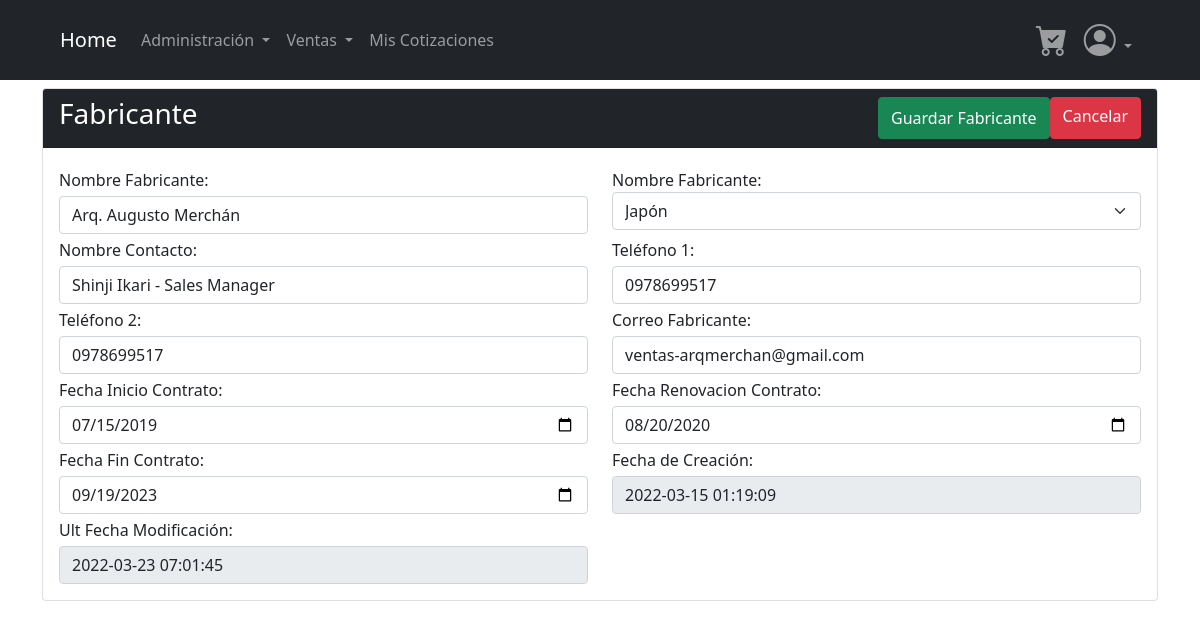
/views/Fabricante/ShowFabricante.php?id=2&action=edit, run on the app's committed database.
### tables this page shows
CREATE TABLE `neg_fabricante` (
  `id` int(11) NOT NULL AUTO_INCREMENT,
  `id_pais` int(11) DEFAULT NULL,
  `nombre_fabricante` varchar(100) DEFAULT NULL,
  `nombre_contacto` varchar(100) DEFAULT NULL,
  `telefono1` varchar(20) DEFAULT NULL,
  `telefono2` varchar(20) DEFAULT NULL,
  `correo_fabricante` varchar(100) DEFAULT NULL,
  `fecha_inicio_contrato` date DEFAULT NULL,
  `fecha_renovacion_contrato` date DEFAULT NULL,
  `fecha_fin_contrato` date DEFAULT NULL,
  `dir_logo` varchar(200) DEFAULT NULL,
  `estado` varchar(2) DEFAULT NULL,
  `fecha_creacion` datetime DEFAULT NULL,
  `fecha_modificacion` datetime DEFAULT NULL,
  `user_modificacion` int(11) DEFAULT NULL,
  PRIMARY KEY (`id`),
  KEY `id_pais` (`id_pais`),
  KEY `user_modificacion` (`user_modificacion`),
  CONSTRAINT `neg_fabricante_ibfk_1` FOREIGN KEY (`id_pais`) REFERENCES `cat_catalogo_detalle` (`id`),
  CONSTRAINT `neg_fabricante_ibfk_2` FOREIGN KEY (`user_modificacion`) REFERENCES `seg_usuario` (`id`),
  CONSTRAINT `CONSTRAINT_1` CHECK (`estado` = 'A' or `estado` = 'I')
);

### Database/dbConnection.php (called while the page is built, shortened)
<?php
    class DBConnection{
        private $connection;
        public function __construct(){
            $this->host = "localhost";
            $this->bd = "neg_casa_soniada";
            $this->user = "root";
            $this->password = "Aa987123654";
            $dsn = "mysql:host={$this->host};dbname={$this->bd};charset=UTF8";
            $this->connection = new PDO($dsn,$this->user,$this->password);
        }
        public function consultaRetorno($query){
            $db_exec = $this->connection->prepare($query);
            $result = $db_exec->execute();
            $result = $db_exec->fetchAll();
            return $result;
        }
    }
?>

### Controllers/FabricanteController.php (called while the page is built, shortened)
<?php
    require_once($_SERVER['DOCUMENT_ROOT'] .'/casa_soniada/Models/Fabricante.php');
    class FabricanteController{
        function __construct()
        {
            $this->modelObject = new Fabricante();
        }
        function edit($request){
            $idObject = $request['id'];
            $result = $this->modelObject->findById($idObject);
            return $result;
        }
        function show(){
            $lstPaises = $this->modelObject->collectCountries();
            $arrReturn = array(
                "lstPaises" => $lstPaises
            );
            return $arrReturn;
        }
    }
?>

### Models/Fabricante.php (called while the page is built, shortened)
<?php
require_once($_SERVER['DOCUMENT_ROOT'] .'/casa_soniada/Database/dbConnection.php');
require_once("CatalogoDet.php");
    class Fabricante{
        private $table_name;
        public function get($attr){
            return $this->$attr;
        }
        public function __construct(){
            $this->table_name = "neg_fabricante";
        }
        public function findById($id){
            $query = "select * from {$this->table_name} where id like '{$id}';";
            $result = $this->get("bd_connection")->consultaRetorno($query);
            $objectReturn = $result[0];
            return $objectReturn;
        }
        public function collectCountries(){
            $varCatCab = new CatalogoCab();
            $oCatCab = $varCatCab->findByColumnValue("nombre_cabecera","Paises");
            $varCatPaises = new CatalogoDet();
            return $varCatPaises->collectByCabId($oCatCab[0]['id']);
        }
}

### Models/CatalogoCab.php (called while the page is built, shortened)
<?php
require_once($_SERVER['DOCUMENT_ROOT'] .'/casa_soniada/Database/dbConnection.php');
    class CatalogoCab{
        private $table_name;
        public function get($attr){
            return $this->$attr;
        }
        public function __construct(){
            $this->table_name = "Cat_Catalogo_Cabecera";
        }
        public function findByColumnValue($column,$value){
            $query = "select * from {$this->table_name} where {$column} like '%{$value}%';";
            $result = $this->get("bd_connection")->consultaRetorno($query);
            return $result;
        }
}

### Models/CatalogoDet.php (called while the page is built, shortened)
<?php
require_once($_SERVER['DOCUMENT_ROOT'] .'/casa_soniada/Database/dbConnection.php');
require_once("CatalogoCab.php");
    class CatalogoDet{
        private $table_name;
        public function get($attr){
            return $this->$attr;
        }
        public function __construct(){
            $this->table_name = "Cat_Catalogo_Detalle";
        }
        public function collectByCabId($cabId){
            $query = "select * from {$this->table_name} where id_cabecera like '{$cabId}' and estado like 'A';";
            $result = $this->get("bd_connection")->consultaRetorno($query);
            return $result;
        }
}

### views/Fabricante/ShowFabricante.php (the view, shortened to what this page needs)
<?php
require_once("../../Controllers/FabricanteController.php");
$object = new FabricanteController();
if (isset($_GET['action']) && $_GET['action'] == "edit") {
    $varObject = $object->edit($_REQUEST);
    $formAction = 'action="?action=update&id=' . $varObject['id'] . '"';
    $result = $object->show();
    $lstPaises = $result['lstPaises'];
} else {
    $formAction = 'action="?action=create"';
}
include("../Templates/header.php");
?>
<main class="container">
    <form <?php echo $formAction ?> method="post">
        <div class="card mt-2">
            <div class="card-header d-flex justify-content-between bg-dark">
                <h3 class="text-white">Fabricante</h3>
                <div class="d-flex justify-content-between">
                    <input class="btn btn-success" type="submit" value="Guardar Fabricante" name="guardar_Fabricante">
                    <a class="btn btn-danger" href="ListFabricante.php?action=list">Cancelar</a>
                </div>
            </div>
            <div class="card-body">
                <div class="row">
                    <div class="form-group col-md-6 mt-1">
                        <label for="nombre_fabricante">Nombre Fabricante:</label>
                        <input type="text" class="form-control mt-1" id="nombre_fabricante" name="nombre_fabricante" <?php echo (isset($varObject)) ? 'value="' . $varObject['nombre_fabricante'] . '"' : ''; ?> required>
                    </div>
                    <div class="form-group col-md-6 mt-1">
                        <label for="id_pais">Nombre Fabricante:</label>
                        <select class="form-select" name="id_pais" id="id_pais" aria-label="Default select example">
                            <?php
                                foreach($lstPaises as $pais){
                                    $estadoOption = (isset($_GET['action']) && $_GET['action'] == "edit" && $varObject['id_pais']==$pais['id'])?'selected':'';
                                    echo '<option value="'.$pais['id'].'" '.$estadoOption.'>'.$pais['nombre_cat_detalle'].'</option>';
                                }
                            ?>
                        </select>
                    </div>
                    <div class="form-group col-md-6 mt-1">
                        <label for="nombre_contacto">Nombre Contacto:</label>
                        <input type="text" class="form-control mt-1" id="nombre_contacto" name="nombre_contacto" <?php echo (isset($varObject)) ? 'value="' . $varObject['nombre_contacto'] . '"' : ''; ?> required>
                    </div>
                    <div class="form-group col-md-6 mt-1">
                        <label for="telefono1">Teléfono 1:</label>
                        <input type="text" class="form-control mt-1" id="telefono1" name="telefono1" <?php echo (isset($varObject)) ? 'value="' . $varObject['telefono1'] . '"' : ''; ?> required>
                    </div>
                    <div class="form-group col-md-6 mt-1">
                        <label for="telefono2">Teléfono 2:</label>
                        <input type="text" class="form-control mt-1" id="telefono2" name="telefono2" <?php echo (isset($varObject)) ? 'value="' . $varObject['telefono2'] . '"' : ''; ?> required>
                    </div>
                    <div class="form-group col-md-6 mt-1">
                        <label for="correo_fabricante">Correo Fabricante:</label>
                        <input type="mail" class="form-control mt-1" id="correo_fabricante" name="correo_fabricante" <?php echo (isset($varObject)) ? 'value="' . $varObject['correo_fabricante'] . '"' : ''; ?> required>
                    </div>
                    <div class="form-group col-md-6 mt-1">
                        <label for="fecha_inicio_contrato">Fecha Inicio Contrato:</label>
                        <input type="date" class="form-control mt-1" id="fecha_inicio_contrato" name="fecha_inicio_contrato" <?php echo (isset($varObject)) ? 'value="' . $varObject['fecha_inicio_contrato'] . '"' : ''; ?> required>
                    </div>
                    <div class="form-group col-md-6 mt-1">
                        <label for="fecha_renovacion_contrato">Fecha Renovacion Contrato:</label>
                        <input type="date" class="form-control mt-1" id="fecha_renovacion_contrato" name="fecha_renovacion_contrato" <?php echo (isset($varObject)) ? 'value="' . $varObject['fecha_renovacion_contrato'] . '"' : ''; ?> required>
                    </div>
                    <div class="form-group col-md-6 mt-1">
                        <label for="fecha_fin_contrato">Fecha Fin Contrato:</label>
                        <input type="date" class="form-control mt-1" id="fecha_fin_contrato" name="fecha_fin_contrato" <?php echo (isset($varObject)) ? 'value="' . $varObject['fecha_fin_contrato'] . '"' : ''; ?> required>
                    </div>
                    <div class="form-group col-md-6 mt-1">
                        <label for="fecha_creacion">Fecha de Creación:</label>
                        <input type="datetime" class="form-control mt-1" id="fecha_creacion" name="fecha_creacion" <?php echo (isset($varObject)) ? 'value="' . $varObject['fecha_creacion'] . '"' : ''; ?> required disabled>
                    </div>
                    <div class="form-group col-md-6 mt-1">
                        <label for="fecha_modificacion">Ult Fecha Modificación:</label>
                        <input type="datetime" class="form-control mt-1" id="fecha_modificacion" name="fecha_modificacion" <?php echo (isset($varObject)) ? 'value="' . $varObject['fecha_modificacion'] . '"' : ''; ?> required disabled>
                    </div>
                </div>
            </div>
        </div>
    </form>
</main>
<?php
include("../Templates/footer.php")
?>

### data on the page
neg_fabricante: nombre_fabricante "Arq. Augusto Merchán", nombre_contacto "Shinji Ikari - Sales Manager", telefono1 "0978699517", telefono2 "0978699517", correo_fabricante "ventas-arqmerchan@gmail.com", fecha_inicio_contrato "07/15/2019", fecha_renovacion_contrato "08/20/2020", fecha_fin_contrato "09/19/2023", fecha_creacion "2022-03-15 01:19:09", fecha_modificacion "2022-03-23 07:01:45"

### other printed values
form field id_pais "Japón"
